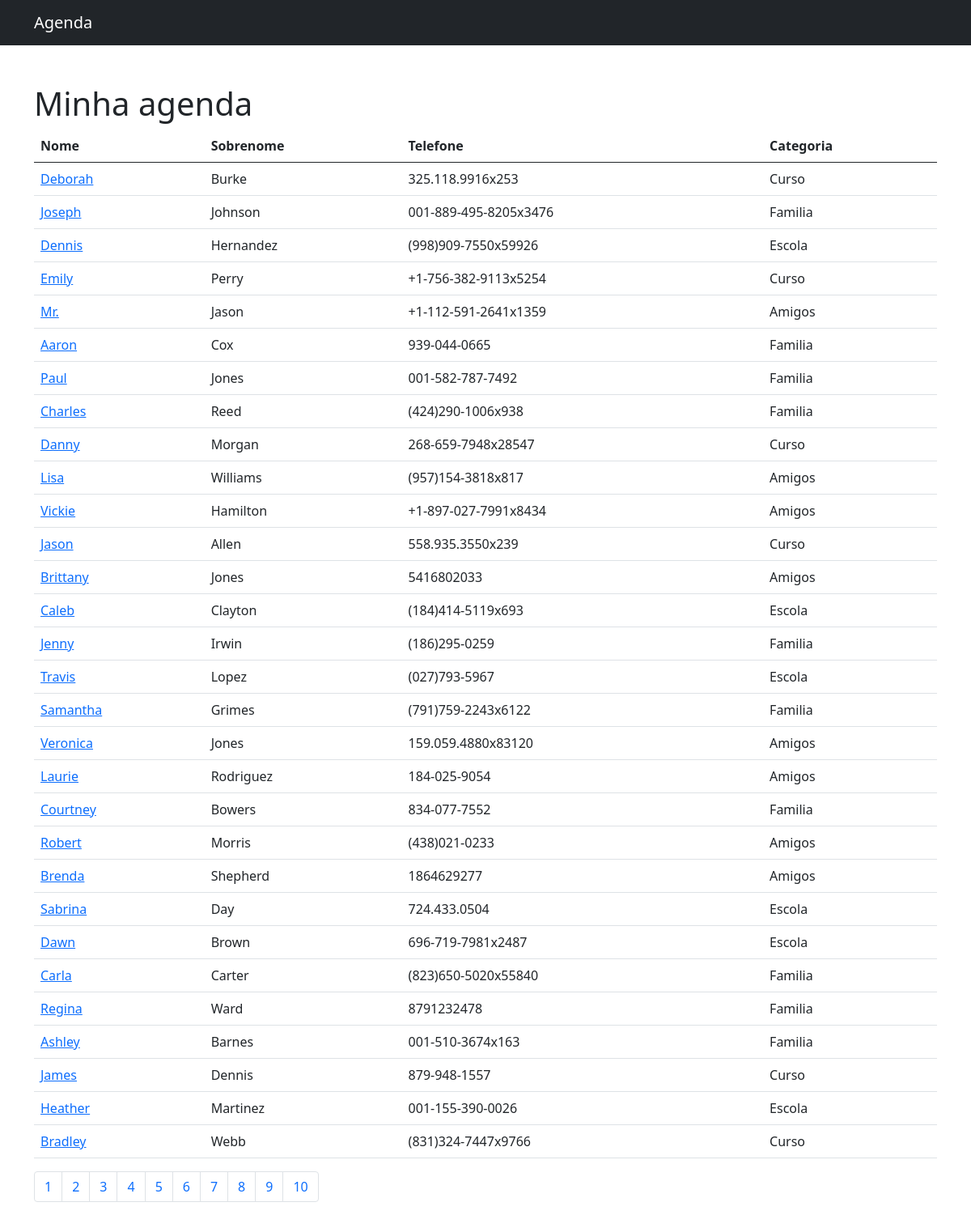
Screenshot of /?p=3 with the database file from the repository.
### contatos/models.py (models this page shows, shortened)
class Contato(models.Model):
    nome = models.CharField(max_length=255)
    sobrenome = models.CharField(max_length=255, blank=True)
    telefone = models.CharField(max_length=255)
    email = models.CharField(max_length=255, blank=True)
    descricao = models.TextField()
    data_criacao = models.DateTimeField(default=timezone.now)
    mostrar = models.BooleanField(default=True)
    categoria = models.ForeignKey(Categoria, on_delete=models.DO_NOTHING)

class Categoria(models.Model):
    categoria = models.CharField(max_length=255)
    def __str__(self):
        return self.categoria

### contatos/views.py (the view)
# urls.py: path('', views.index, name="index"),
def index(request):
    contatos = Contato.objects.all()
    paginator = Paginator(contatos, 30)
    page = request.GET.get('p')
    contatos = paginator.get_page(page)
    return render(request, 'contatos/index.html', {
        "contatos": contatos,
    })

### contatos/templates/contatos/index.html
{% extends 'base.html' %}
{% block conteudo %}
    <h1 class="mt-5">Minha agenda</h1>
        <table class="table">
          <thead>
            <tr>
              <th>Nome</th>
              <th>Sobrenome</th>
              <th>Telefone</th>
              <th>Categoria</th>
            </tr>
          </thead>
          <tbody>
            {% for contato in contatos %}
              {% if contato.mostrar %}
                <tr>
                  <td>
                    <a href=" {% url 'detalhes' contato.id %} "> {{contato.nome}} </a>
                  </td>
                  <td> {{contato.sobrenome}} </td>
                  <td> {{contato.telefone}} </td>
                  <td> {{contato.categoria}} </td>
                </tr>
              {% endif %}
            {% endfor %}
          </tbody>
        </table>
        <nav aria-label="Page navigation example">
          <ul class="pagination">
            {% for pagina in contatos.paginator.page_range %}
              <li class="page-item"><a class="page-link" href="?p={{pagina}}"> {{pagina}} </a></li>
            {% endfor %}
          </ul>
      </nav>
{% endblock conteudo %}

### rows the page displays
Contato: nome "Deborah", sobrenome "Burke", telefone "325.118.9916x253", categoria "Curso"
Contato: nome "Joseph", sobrenome "Johnson", telefone "001-889-495-8205x3476", categoria "Familia"
Contato: nome "Dennis", sobrenome "Hernandez", telefone "(998)909-7550x59926", categoria "Escola"
Contato: nome "Emily", sobrenome "Perry", telefone "+1-756-382-9113x5254", categoria "Curso"
Contato: nome "Mr.", sobrenome "Jason", telefone "+1-112-591-2641x1359", categoria "Amigos"
Contato: nome "Aaron", sobrenome "Cox", telefone "939-044-0665", categoria "Familia"
Contato: nome "Paul", sobrenome "Jones", telefone "001-582-787-7492", categoria "Familia"
Contato: nome "Charles", sobrenome "Reed", telefone "(424)290-1006x938", categoria "Familia"
Contato: nome "Danny", sobrenome "Morgan", telefone "268-659-7948x28547", categoria "Curso"
Contato: nome "Lisa", sobrenome "Williams", telefone "(957)154-3818x817", categoria "Amigos"
Contato: nome "Vickie", sobrenome "Hamilton", telefone "+1-897-027-7991x8434", categoria "Amigos"
Contato: nome "Jason", sobrenome "Allen", telefone "558.935.3550x239", categoria "Curso"
Contato: nome "Brittany", sobrenome "Jones", telefone "5416802033", categoria "Amigos"
Contato: nome "Caleb", sobrenome "Clayton", telefone "(184)414-5119x693", categoria "Escola"
Contato: nome "Jenny", sobrenome "Irwin", telefone "(186)295-0259", categoria "Familia"
Contato: nome "Travis", sobrenome "Lopez", telefone "(027)793-5967", categoria "Escola"
Contato: nome "Samantha", sobrenome "Grimes", telefone "(791)759-2243x6122", categoria "Familia"
Contato: nome "Veronica", sobrenome "Jones", telefone "159.059.4880x83120", categoria "Amigos"
Contato: nome "Laurie", sobrenome "Rodriguez", telefone "184-025-9054", categoria "Amigos"
Contato: nome "Courtney", sobrenome "Bowers", telefone "834-077-7552", categoria "Familia"
Contato: nome "Robert", sobrenome "Morris", telefone "(438)021-0233", categoria "Amigos"
Contato: nome "Brenda", sobrenome "Shepherd", telefone "1864629277", categoria "Amigos"
Contato: nome "Sabrina", sobrenome "Day", telefone "724.433.0504", categoria "Escola"
Contato: nome "Dawn", sobrenome "Brown", telefone "696-719-7981x2487", categoria "Escola"
Contato: nome "Carla", sobrenome "Carter", telefone "(823)650-5020x55840", categoria "Familia"
Contato: nome "Regina", sobrenome "Ward", telefone "8791232478", categoria "Familia"
Contato: nome "Ashley", sobrenome "Barnes", telefone "001-510-3674x163", categoria "Familia"
Contato: nome "James", sobrenome "Dennis", telefone "879-948-1557", categoria "Curso"
Contato: nome "Heather", sobrenome "Martinez", telefone "001-155-390-0026", categoria "Escola"
Contato: nome "Bradley", sobrenome "Webb", telefone "(831)324-7447x9766", categoria "Curso"

### other values shown
{{ pagina }} "1" "2" "3" "4" "5" "6" "7" "8" "9" "10"
